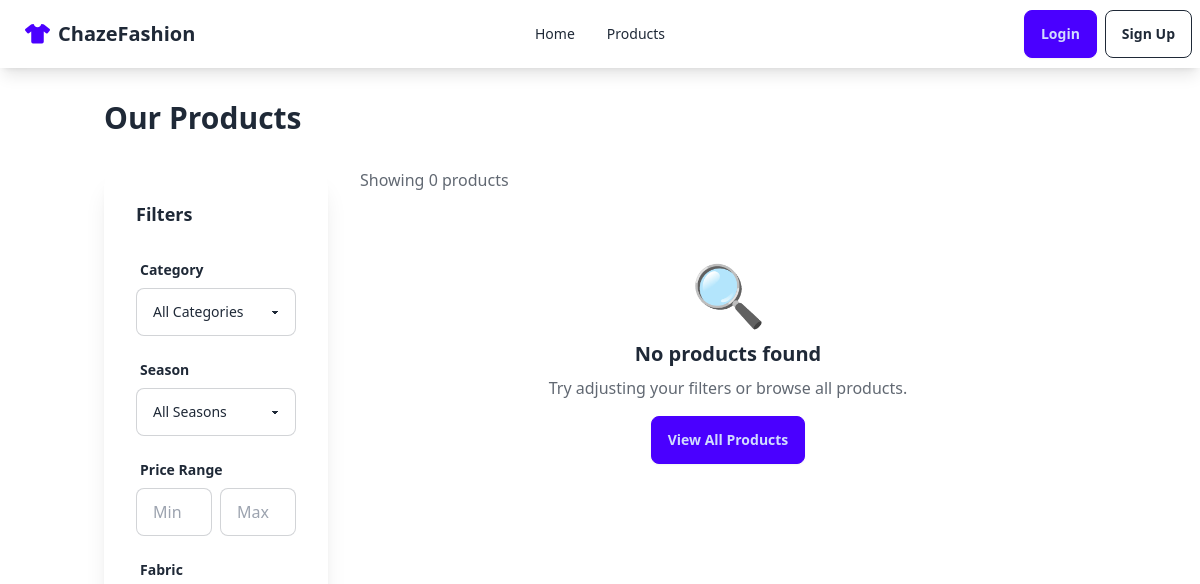
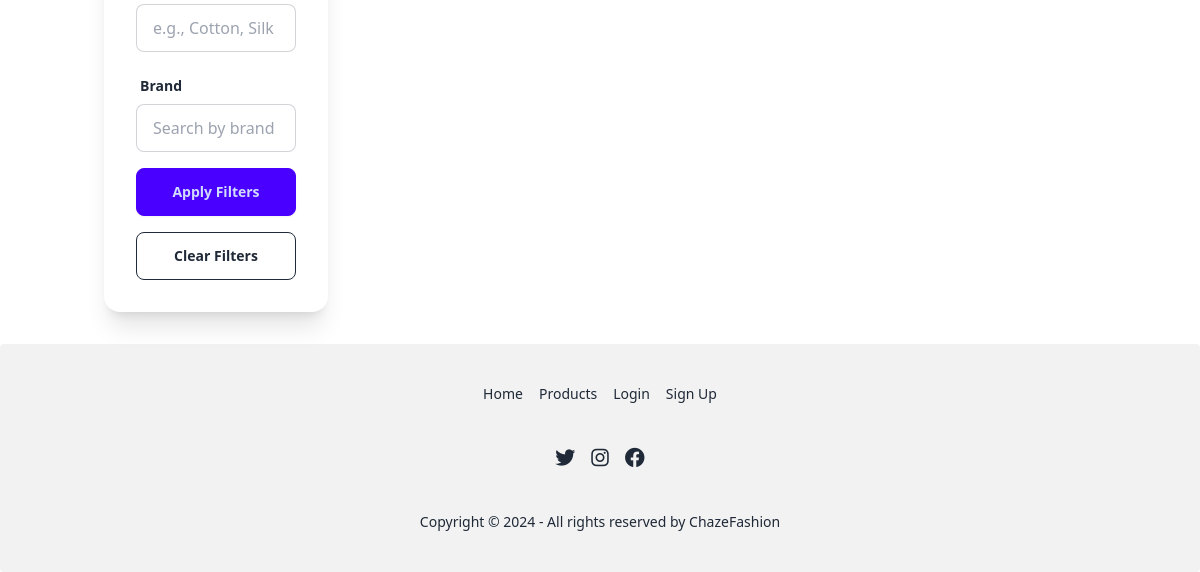
/products/, run on an earlier commit of the app's database (2 pictures, top to bottom).
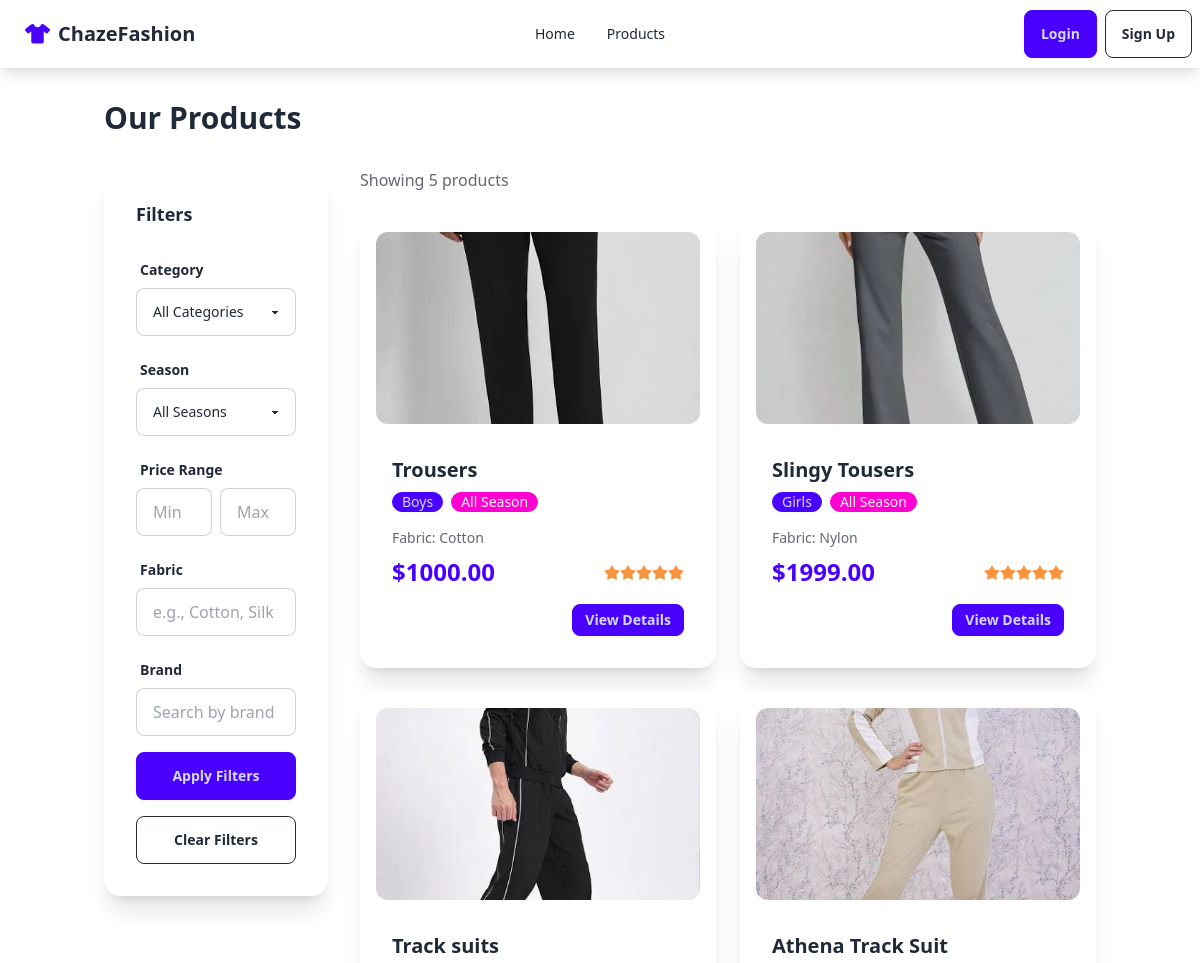
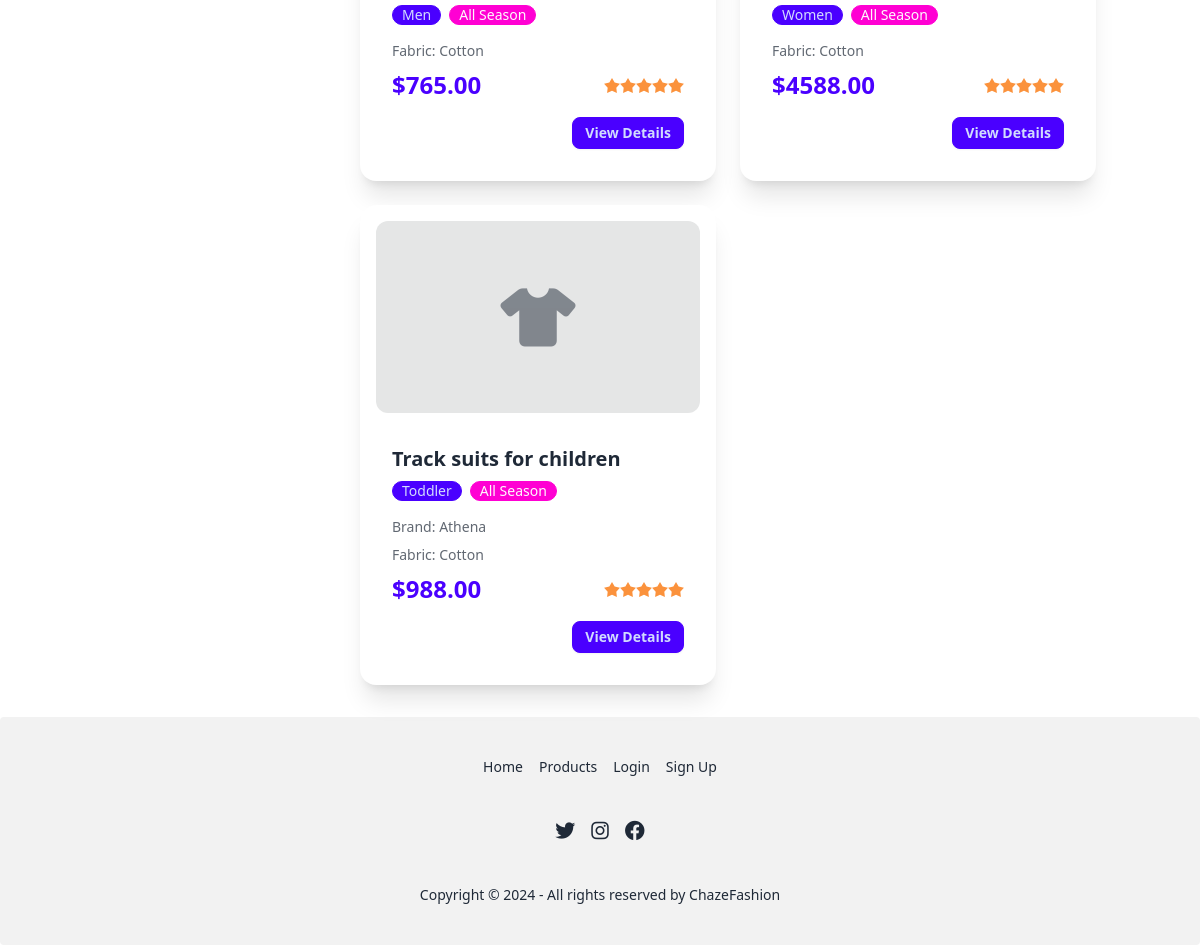
And on a later commit of the database (2 pictures, top to bottom).
### catalog/models.py (models this page shows, shortened)
class Product(models.Model):
    CATEGORY_CHOICES = [
        ("Boys", "Boys"),
        ("Girls", "Girls"),
        ("Men", "Men"),
        ("Women", "Women"),
        ("Toddler", "Toddler"),
    ]
    SEASON_CHOICES = [
        ("Summer", "Summer"),
        ("Winter", "Winter"),
        ("All Season", "All Season"),
    ]
    pr_id = models.AutoField(primary_key=True)
    pr_cate = models.CharField(max_length=20, choices=CATEGORY_CHOICES)
    pr_name = models.CharField(max_length=100)
    pr_price = models.DecimalField(max_digits=10, decimal_places=2)
    pr_reviews = models.FloatField(default=0)
    pr_buy_quant = models.PositiveIntegerField(default=0)
    pr_stk_quant = models.PositiveIntegerField(default=0)
    pr_dimensions = models.CharField(max_length=100, blank=True)
    pr_weights = models.CharField(max_length=50, blank=True)
    pr_offers = models.CharField(max_length=100, blank=True)
    pr_images = models.ImageField(upload_to='product_images/', blank=True, null=True)
    pr_season = models.CharField(max_length=20, choices=SEASON_CHOICES, default="All Season")
    pr_fabric = models.CharField(max_length=50, blank=True)
    pr_texture = models.CharField(max_length=50, blank=True)
    pr_brand = models.CharField(max_length=50, blank=True)

### catalog/views.py (the view)
# urls.py: path('products/', views.product_list, name='product_list'),
def product_list(request):
    products = Product.objects.all()
    category = request.GET.get('category')
    season = request.GET.get('season')
    fabric = request.GET.get('fabric')
    price_min = request.GET.get('price_min')
    price_max = request.GET.get('price_max')
    brand = request.GET.get('brand')
    if category:
        products = products.filter(pr_cate=category)
    if season:
        products = products.filter(pr_season=season)
    if fabric:
        products = products.filter(pr_fabric__icontains=fabric)
    if price_min:
        products = products.filter(pr_price__gte=price_min)
    if price_max:
        products = products.filter(pr_price__lte=price_max)
    if brand:
        products = products.filter(pr_brand__icontains=brand)
    context = {
        'products': products,
        'categories': Product.CATEGORY_CHOICES,
        'seasons': Product.SEASON_CHOICES,
    }
    return render(request, 'catalog/product_list.html', context)

### templates/catalog/product_list.html (shortened to what this page needs)
{% extends 'base.html' %}
{% block content %}
<div class="container mx-auto">
    <h1 class="text-3xl font-bold mb-8">Our Products</h1>
    <div class="grid grid-cols-1 lg:grid-cols-4 gap-8">
        <div class="lg:col-span-1">
            <div class="card bg-base-100 shadow-xl">
                <div class="card-body">
                    <h2 class="card-title text-lg mb-4">Filters</h2>
                    <form method="get" class="space-y-4">
                        <div class="form-control">
                            <label class="label">
                                <span class="label-text font-semibold">Category</span>
                            </label>
                            <select name="category" class="select select-bordered w-full">
                                <option value="">All Categories</option>
                            </select>
                        </div>
                        <div class="form-control">
                            <label class="label">
                                <span class="label-text font-semibold">Season</span>
                            </label>
                            <select name="season" class="select select-bordered w-full">
                                <option value="">All Seasons</option>
                            </select>
                        </div>
                        <div class="form-control">
                            <label class="label">
                                <span class="label-text font-semibold">Price Range</span>
                            </label>
                            <div class="flex gap-2">
                                <input type="number" name="price_min" placeholder="Min"
                                       value="{{ request.GET.price_min }}"
                                       class="input input-bordered w-full" />
                                <input type="number" name="price_max" placeholder="Max"
                                       value="{{ request.GET.price_max }}"
                                       class="input input-bordered w-full" />
                            </div>
                        </div>
                        <div class="form-control">
                            <label class="label">
                                <span class="label-text font-semibold">Fabric</span>
                            </label>
                            <input type="text" name="fabric" placeholder="e.g., Cotton, Silk"
                                   value="{{ request.GET.fabric }}"
                                   class="input input-bordered w-full" />
                        </div>
                        <div class="form-control">
                            <label class="label">
                                <span class="label-text font-semibold">Brand</span>
                            </label>
                            <input type="text" name="brand" placeholder="Search by brand"
                                   value="{{ request.GET.brand }}"
                                   class="input input-bordered w-full" />
                        </div>
                        <div class="form-control">
                            <button type="submit" class="btn btn-primary">Apply Filters</button>
                        </div>
                        <div class="form-control">
                            <a href="{% url 'product_list' %}" class="btn btn-outline">Clear Filters</a>
                        </div>
                    </form>
                </div>
            </div>
        </div>
        <div class="lg:col-span-3">
            <div class="flex justify-between items-center mb-6">
                <p class="text-base-content opacity-70">
                    Showing {{ products.count }} product{{ products.count|pluralize }}
                </p>
            </div>
            <div class="grid grid-cols-1 md:grid-cols-2 xl:grid-cols-3 gap-6">
                {% for product in products %}
                <div class="card bg-base-100 shadow-xl hover:shadow-2xl transition-shadow">
                    <figure class="px-4 pt-4">
                        {% if product.pr_images %}
                            <img src="{{ product.pr_images.url }}" alt="{{ product.pr_name }}"
                                 class="rounded-xl h-48 w-full object-cover" />
                        {% else %}
                            <div class="bg-base-300 rounded-xl h-48 w-full flex items-center justify-center">
                                <i class="fas fa-tshirt text-6xl text-base-content opacity-50"></i>
                            </div>
                        {% endif %}
                    </figure>
                    <div class="card-body">
                        <h2 class="card-title">{{ product.pr_name }}</h2>
                        <div class="flex items-center gap-2 mb-2">
                            <span class="badge badge-primary">{{ product.pr_cate }}</span>
                            <span class="badge badge-secondary">{{ product.pr_season }}</span>
                        </div>
                        {% if product.pr_brand %}
                            <p class="text-sm text-base-content opacity-70">Brand: {{ product.pr_brand }}</p>
                        {% endif %}
                        {% if product.pr_fabric %}
                            <p class="text-sm text-base-content opacity-70">Fabric: {{ product.pr_fabric }}</p>
                        {% endif %}
                        <div class="flex items-center justify-between mb-2">
                            <div class="text-2xl font-bold text-primary">${{ product.pr_price }}</div>
                            <div class="rating rating-sm">
                                {% for i in "12345" %}
                                    {% if forloop.counter <= product.pr_reviews %}
                                        <input type="radio" name="rating-{{ product.pr_id }}"
                                               class="mask mask-star-2 bg-orange-400" checked disabled />
                                    {% else %}
                                        <input type="radio" name="rating-{{ product.pr_id }}"
                                               class="mask mask-star-2 bg-orange-400" disabled />
                                    {% endif %}
                                {% endfor %}
                            </div>
                        </div>
                        <div class="card-actions justify-end">
                            <a href="{% url 'product_detail' product.pr_id %}" class="btn btn-primary btn-sm">
                                View Details
                            </a>
                        </div>
                    </div>
                </div>
                {% empty %}
                <div class="col-span-full text-center py-12">
                    <div class="text-6xl mb-4">🔍</div>
                    <h3 class="text-xl font-semibold mb-2">No products found</h3>
                    <p class="text-base-content opacity-70 mb-4">
                        Try adjusting your filters or browse all products.
                    </p>
                    <a href="{% url 'product_list' %}" class="btn btn-primary">View All Products</a>
                </div>
                {% endfor %}
            </div>
        </div>
    </div>
</div>
{% endblock %}

### templates/base.html (shortened to what this page needs)
<!DOCTYPE html>
<html lang="en" data-theme="light">
<head>
    <link href="https://cdn.jsdelivr.net/npm/daisyui@4.7.2/dist/full.min.css" rel="stylesheet" type="text/css" />
    <script src="https://cdn.tailwindcss.com"></script>
    <link rel="stylesheet" href="https://cdnjs.cloudflare.com/ajax/libs/font-awesome/6.0.0/css/all.min.css">
</head>
<body class="min-h-screen bg-base-100">
    <div class="navbar bg-base-100 shadow-lg">
        <div class="navbar-start">
            <a href="{% url 'home' %}" class="btn btn-ghost text-xl">
                <i class="fas fa-tshirt text-primary"></i>
                ChazeFashion
            </a>
        </div>
        <div class="navbar-center hidden lg:flex">
            <ul class="menu menu-horizontal px-1">
                <li><a href="{% url 'home' %}">Home</a></li>
                <li><a href="{% url 'product_list' %}">Products</a></li>
            </ul>
        </div>
        <div class="navbar-end">
            {% if user.is_authenticated %}
<div class="navbar-end">
    <a href="{% url 'cart_detail' %}" class="btn btn-outline btn-sm mr-2 flex items-center">
        <i class="fas fa-shopping-cart"></i>
        <span class="ml-2">Cart</span>
    </a>
    {% if user.is_authenticated %}
    {% else %}
        <a href="{% url 'login' %}" class="btn btn-primary">Login</a>
        <a href="{% url 'signup' %}" class="btn btn-outline ml-2">Sign Up</a>
    {% endif %}
</div>
                <div class="dropdown dropdown-end">
                    <div tabindex="0" role="button" class="btn btn-ghost btn-circle avatar">
                        <div class="w-10 rounded-full">
                            {% if user.userprofile.avatar %}
                                <img src="{{ user.userprofile.avatar.url }}" alt="{{ user.username }}" />
                            {% else %}
                                <div class="bg-primary text-primary-content rounded-full w-10 h-10 flex items-center justify-center">
                                    <span class="text-lg font-bold">{{ user.username|first|upper }}</span>
                                </div>
                            {% endif %}
                        </div>
                    </div>
                    <ul tabindex="0" class="menu menu-sm dropdown-content mt-3 z-[1] p-2 shadow bg-base-100 rounded-box w-52">
                        <li><a href="{% url 'profile' %}">Profile</a></li>
                        <li><a href="{% url 'wishlist' %}">Wishlist</a></li>
                        <li><a href="{% url 'logout' %}">Logout</a></li>
                    </ul>
                </div>
            {% else %}
                <a href="{% url 'login' %}" class="btn btn-primary">Login</a>
                <a href="{% url 'signup' %}" class="btn btn-outline ml-2">Sign Up</a>
            {% endif %}
        </div>
    </div>
    <main class="container mx-auto px-4 py-8">
        {% block content %}
        {% endblock %}
    </main>
    <footer class="footer footer-center p-10 bg-base-200 text-base-content rounded">
        <nav class="grid grid-flow-col gap-4">
            <a href="{% url 'home' %}" class="link link-hover">Home</a>
            <a href="{% url 'product_list' %}" class="link link-hover">Products</a>
            {% if user.is_authenticated %}
                <a href="{% url 'wishlist' %}" class="link link-hover">Wishlist</a>
                <a href="{% url 'profile' %}" class="link link-hover">Profile</a>
            {% else %}
                <a href="{% url 'login' %}" class="link link-hover">Login</a>
                <a href="{% url 'signup' %}" class="link link-hover">Sign Up</a>
            {% endif %}
        </nav>
        <nav>
            <div class="grid grid-flow-col gap-4">
                <a href="#"><i class="fab fa-twitter text-xl"></i></a>
                <a href="#"><i class="fab fa-instagram text-xl"></i></a>
                <a href="#"><i class="fab fa-facebook text-xl"></i></a>
            </div>
        </nav>
        <aside>
            <p>Copyright © 2024 - All rights reserved by ChazeFashion</p>
        </aside>
    </footer>
</body>
</html>

What changed in the data, as far as the page shows it:
added Product: pr_images (picture), pr_name "Trousers", pr_cate "Boys", pr_season "All Season", pr_fabric "Cotton", pr_price "1000.00"
added Product: pr_images (picture), pr_name "Slingy Tousers", pr_cate "Girls", pr_season "All Season", pr_fabric "Nylon", pr_price "1999.00"
added Product: pr_images (picture), pr_name "Track suits", pr_cate "Men", pr_season "All Season", pr_fabric "Cotton", pr_price "765.00"
added Product: pr_images (picture), pr_name "Athena Track Suit", pr_cate "Women", pr_season "All Season", pr_fabric "Cotton", pr_price "4588.00"
added Product: pr_name "Track suits for children", pr_cate "Toddler", pr_season "All Season", pr_brand "Athena", pr_fabric "Cotton", pr_price "988.00"
Also different on the page:
{{ products.count }}: "0" → "5"
text no longer shown: "🔍 No products found Try adjusting your filters or browse all products. View All Products"
